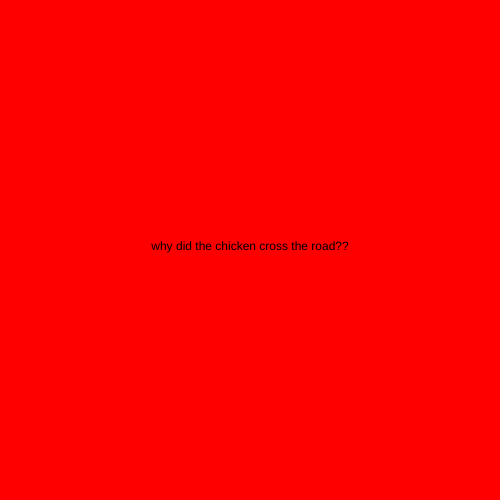
Frame 1 (no input)
Frame 60 (no input): identical to frame 1, image omitted
Frame 120 (the mouse pressed at the canvas centre since frame 60): identical to frame 1, image omitted

The p5.js sketch that drew this single still picture (run headless with seeded random() and noise() and a simulated clock; from frame 60 on, the mouse is pressed at the canvas centre):

// p5.js sketch
// ── sketch.js
let state = 0;
function setup() {
  createCanvas(500, 500);
  textAlign(CENTER);
}

function draw() {
switch(state) {
  case 0: 
    background("red");
    text("why did the chicken cross the road??", width/2, height/2);
    break;

  case 1:
    background("blue");
    text("because he wanted to.", width/2, height/2);
    break;
}
}

function mouseReleased() {
  state++;
  if (state > 1) state = 0;
}
